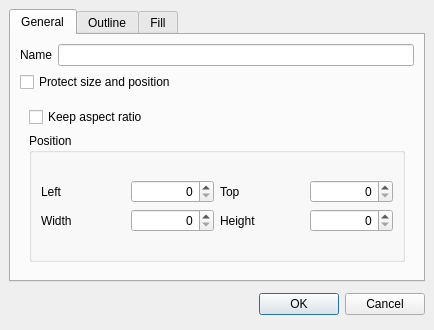
<ui version="4.0" >
 <author></author>
 <comment></comment>
 <exportmacro></exportmacro>
 <class>DlgProperty</class>
 <widget class="QDialog" name="DlgProperty" >
  <property name="geometry" >
   <rect>
    <x>0</x>
    <y>0</y>
    <width>434</width>
    <height>330</height>
   </rect>
  </property>
  <property name="sizePolicy" >
   <sizepolicy>
    <hsizetype>0</hsizetype>
    <vsizetype>0</vsizetype>
    <horstretch>0</horstretch>
    <verstretch>0</verstretch>
   </sizepolicy>
  </property>
  <property name="windowTitle" >
   <string>QShapes - Item's properties</string>
  </property>
  <widget class="QWidget" name="" >
   <property name="geometry" >
    <rect>
     <x>9</x>
     <y>288</y>
     <width>416</width>
     <height>33</height>
    </rect>
   </property>
   <layout class="QHBoxLayout" >
    <property name="margin" >
     <number>0</number>
    </property>
    <property name="spacing" >
     <number>6</number>
    </property>
    <item>
     <spacer>
      <property name="orientation" >
       <enum>Qt::Horizontal</enum>
      </property>
      <property name="sizeHint" >
       <size>
        <width>131</width>
        <height>31</height>
       </size>
      </property>
     </spacer>
    </item>
    <item>
     <widget class="QPushButton" name="okButton" >
      <property name="text" >
       <string>OK</string>
      </property>
     </widget>
    </item>
    <item>
     <widget class="QPushButton" name="cancelButton" >
      <property name="text" >
       <string>Cancel</string>
      </property>
     </widget>
    </item>
   </layout>
  </widget>
  <widget class="QTabWidget" name="tabWidget" >
   <property name="geometry" >
    <rect>
     <x>9</x>
     <y>9</y>
     <width>416</width>
     <height>273</height>
    </rect>
   </property>
   <widget class="QWidget" name="tabGeneral" >
    <attribute name="title" >
     <string>General</string>
    </attribute>
    <layout class="QGridLayout" >
     <property name="margin" >
      <number>9</number>
     </property>
     <property name="spacing" >
      <number>6</number>
     </property>
     <item row="2" column="0" >
      <widget class="QStackedWidget" name="stackedWidget" >
       <property name="currentIndex" >
        <number>0</number>
       </property>
       <widget class="QWidget" name="pageBox" >
        <layout class="QVBoxLayout" >
         <property name="margin" >
          <number>9</number>
         </property>
         <property name="spacing" >
          <number>6</number>
         </property>
         <item>
          <layout class="QVBoxLayout" >
           <property name="margin" >
            <number>0</number>
           </property>
           <property name="spacing" >
            <number>6</number>
           </property>
           <item>
            <widget class="QCheckBox" name="checkAspect" >
             <property name="text" >
              <string>Keep aspect ratio</string>
             </property>
            </widget>
           </item>
          </layout>
         </item>
         <item>
          <widget class="QGroupBox" name="groupPositionSize" >
           <property name="title" >
            <string>Position</string>
           </property>
           <layout class="QGridLayout" >
            <property name="margin" >
             <number>9</number>
            </property>
            <property name="spacing" >
             <number>6</number>
            </property>
            <item row="0" column="1" >
             <layout class="QVBoxLayout" >
              <property name="margin" >
               <number>0</number>
              </property>
              <property name="spacing" >
               <number>6</number>
              </property>
              <item>
               <layout class="QHBoxLayout" >
                <property name="margin" >
                 <number>0</number>
                </property>
                <property name="spacing" >
                 <number>6</number>
                </property>
                <item>
                 <widget class="QLabel" name="label_11" >
                  <property name="text" >
                   <string>Top</string>
                  </property>
                 </widget>
                </item>
                <item>
                 <widget class="QSpinBox" name="spinTop" >
                  <property name="alignment" >
                   <set>Qt::AlignRight</set>
                  </property>
                  <property name="maximum" >
                   <number>20000</number>
                  </property>
                 </widget>
                </item>
               </layout>
              </item>
              <item>
               <layout class="QHBoxLayout" >
                <property name="margin" >
                 <number>0</number>
                </property>
                <property name="spacing" >
                 <number>6</number>
                </property>
                <item>
                 <widget class="QLabel" name="label_13" >
                  <property name="text" >
                   <string>Height</string>
                  </property>
                 </widget>
                </item>
                <item>
                 <widget class="QSpinBox" name="spinHeight" >
                  <property name="alignment" >
                   <set>Qt::AlignRight</set>
                  </property>
                  <property name="maximum" >
                   <number>20000</number>
                  </property>
                 </widget>
                </item>
               </layout>
              </item>
             </layout>
            </item>
            <item row="0" column="0" >
             <layout class="QVBoxLayout" >
              <property name="margin" >
               <number>0</number>
              </property>
              <property name="spacing" >
               <number>6</number>
              </property>
              <item>
               <layout class="QHBoxLayout" >
                <property name="margin" >
                 <number>0</number>
                </property>
                <property name="spacing" >
                 <number>6</number>
                </property>
                <item>
                 <widget class="QLabel" name="label_10" >
                  <property name="text" >
                   <string>Left</string>
                  </property>
                 </widget>
                </item>
                <item>
                 <widget class="QSpinBox" name="spinLeft" >
                  <property name="alignment" >
                   <set>Qt::AlignRight</set>
                  </property>
                  <property name="maximum" >
                   <number>20000</number>
                  </property>
                 </widget>
                </item>
               </layout>
              </item>
              <item>
               <layout class="QHBoxLayout" >
                <property name="margin" >
                 <number>0</number>
                </property>
                <property name="spacing" >
                 <number>6</number>
                </property>
                <item>
                 <widget class="QLabel" name="label_12" >
                  <property name="text" >
                   <string>Width</string>
                  </property>
                 </widget>
                </item>
                <item>
                 <widget class="QSpinBox" name="spinWidth" >
                  <property name="alignment" >
                   <set>Qt::AlignRight</set>
                  </property>
                  <property name="maximum" >
                   <number>20000</number>
                  </property>
                 </widget>
                </item>
               </layout>
              </item>
             </layout>
            </item>
           </layout>
          </widget>
         </item>
        </layout>
       </widget>
       <widget class="QWidget" name="pageLine" >
        <layout class="QGridLayout" >
         <property name="margin" >
          <number>9</number>
         </property>
         <property name="spacing" >
          <number>6</number>
         </property>
         <item row="0" column="1" >
          <widget class="QGroupBox" name="groupBox_2" >
           <property name="title" >
            <string>Start Point</string>
           </property>
           <layout class="QVBoxLayout" >
            <property name="margin" >
             <number>9</number>
            </property>
            <property name="spacing" >
             <number>6</number>
            </property>
            <item>
             <layout class="QHBoxLayout" >
              <property name="margin" >
               <number>0</number>
              </property>
              <property name="spacing" >
               <number>6</number>
              </property>
              <item>
               <widget class="QLabel" name="label_4" >
                <property name="text" >
                 <string>X</string>
                </property>
               </widget>
              </item>
              <item>
               <widget class="QSpinBox" name="spinLineEndX" >
                <property name="layoutDirection" >
                 <enum>Qt::RightToLeft</enum>
                </property>
                <property name="maximum" >
                 <number>20000</number>
                </property>
               </widget>
              </item>
             </layout>
            </item>
            <item>
             <layout class="QHBoxLayout" >
              <property name="margin" >
               <number>0</number>
              </property>
              <property name="spacing" >
               <number>6</number>
              </property>
              <item>
               <widget class="QLabel" name="label_5" >
                <property name="text" >
                 <string>Y</string>
                </property>
               </widget>
              </item>
              <item>
               <widget class="QSpinBox" name="spinLineEndY" >
                <property name="layoutDirection" >
                 <enum>Qt::RightToLeft</enum>
                </property>
                <property name="maximum" >
                 <number>20000</number>
                </property>
               </widget>
              </item>
             </layout>
            </item>
           </layout>
          </widget>
         </item>
         <item row="0" column="0" >
          <widget class="QGroupBox" name="groupBox" >
           <property name="title" >
            <string>Start Point</string>
           </property>
           <layout class="QVBoxLayout" >
            <property name="margin" >
             <number>9</number>
            </property>
            <property name="spacing" >
             <number>6</number>
            </property>
            <item>
             <layout class="QHBoxLayout" >
              <property name="margin" >
               <number>0</number>
              </property>
              <property name="spacing" >
               <number>6</number>
              </property>
              <item>
               <widget class="QLabel" name="label_2" >
                <property name="text" >
                 <string>X</string>
                </property>
               </widget>
              </item>
              <item>
               <widget class="QSpinBox" name="spinLineStartX" >
                <property name="layoutDirection" >
                 <enum>Qt::RightToLeft</enum>
                </property>
                <property name="maximum" >
                 <number>20000</number>
                </property>
               </widget>
              </item>
             </layout>
            </item>
            <item>
             <layout class="QHBoxLayout" >
              <property name="margin" >
               <number>0</number>
              </property>
              <property name="spacing" >
               <number>6</number>
              </property>
              <item>
               <widget class="QLabel" name="label_3" >
                <property name="text" >
                 <string>Y</string>
                </property>
               </widget>
              </item>
              <item>
               <widget class="QSpinBox" name="spinLineStartY" >
                <property name="layoutDirection" >
                 <enum>Qt::RightToLeft</enum>
                </property>
                <property name="maximum" >
                 <number>20000</number>
                </property>
               </widget>
              </item>
             </layout>
            </item>
           </layout>
          </widget>
         </item>
        </layout>
       </widget>
      </widget>
     </item>
     <item row="1" column="0" >
      <widget class="QCheckBox" name="checkProtect" >
       <property name="text" >
        <string>Protect size and position</string>
       </property>
      </widget>
     </item>
     <item row="0" column="0" >
      <layout class="QHBoxLayout" >
       <property name="margin" >
        <number>0</number>
       </property>
       <property name="spacing" >
        <number>6</number>
       </property>
       <item>
        <widget class="QLabel" name="label" >
         <property name="text" >
          <string>Name</string>
         </property>
        </widget>
       </item>
       <item>
        <widget class="QLineEdit" name="editName" />
       </item>
      </layout>
     </item>
    </layout>
   </widget>
   <widget class="QWidget" name="tabOutline" >
    <attribute name="title" >
     <string>Outline</string>
    </attribute>
    <layout class="QGridLayout" >
     <property name="margin" >
      <number>9</number>
     </property>
     <property name="spacing" >
      <number>6</number>
     </property>
     <item row="3" column="0" >
      <widget class="QFrame" name="frameOutlinePreview" >
       <property name="sizePolicy" >
        <sizepolicy>
         <hsizetype>0</hsizetype>
         <vsizetype>0</vsizetype>
         <horstretch>0</horstretch>
         <verstretch>0</verstretch>
        </sizepolicy>
       </property>
       <property name="minimumSize" >
        <size>
         <width>360</width>
         <height>101</height>
        </size>
       </property>
       <property name="frameShape" >
        <enum>QFrame::StyledPanel</enum>
       </property>
       <property name="frameShadow" >
        <enum>QFrame::Sunken</enum>
       </property>
       <layout class="QVBoxLayout" >
        <property name="margin" >
         <number>9</number>
        </property>
        <property name="spacing" >
         <number>6</number>
        </property>
        <item>
         <widget class="QLabel" name="labelOutlinePreview" >
          <property name="text" >
           <string/>
          </property>
         </widget>
        </item>
       </layout>
      </widget>
     </item>
     <item row="2" column="0" >
      <layout class="QHBoxLayout" >
       <property name="margin" >
        <number>0</number>
       </property>
       <property name="spacing" >
        <number>6</number>
       </property>
       <item>
        <widget class="QLabel" name="label_8" >
         <property name="text" >
          <string>Width</string>
         </property>
        </widget>
       </item>
       <item>
        <spacer>
         <property name="orientation" >
          <enum>Qt::Horizontal</enum>
         </property>
         <property name="sizeHint" >
          <size>
           <width>91</width>
           <height>20</height>
          </size>
         </property>
        </spacer>
       </item>
       <item>
        <widget class="QSpinBox" name="spinOutlineWidth" >
         <property name="minimumSize" >
          <size>
           <width>151</width>
           <height>0</height>
          </size>
         </property>
         <property name="layoutDirection" >
          <enum>Qt::LeftToRight</enum>
         </property>
         <property name="alignment" >
          <set>Qt::AlignRight</set>
         </property>
         <property name="buttonSymbols" >
          <enum>QAbstractSpinBox::UpDownArrows</enum>
         </property>
        </widget>
       </item>
      </layout>
     </item>
     <item row="1" column="0" >
      <layout class="QHBoxLayout" >
       <property name="margin" >
        <number>0</number>
       </property>
       <property name="spacing" >
        <number>6</number>
       </property>
       <item>
        <widget class="QLabel" name="label_7" >
         <property name="text" >
          <string>Style</string>
         </property>
        </widget>
       </item>
       <item>
        <spacer>
         <property name="orientation" >
          <enum>Qt::Horizontal</enum>
         </property>
         <property name="sizeHint" >
          <size>
           <width>91</width>
           <height>20</height>
          </size>
         </property>
        </spacer>
       </item>
       <item>
        <widget class="QComboBox" name="comboOutlineStyle" >
         <property name="minimumSize" >
          <size>
           <width>151</width>
           <height>23</height>
          </size>
         </property>
         <property name="iconSize" >
          <size>
           <width>143</width>
           <height>16</height>
          </size>
         </property>
        </widget>
       </item>
      </layout>
     </item>
     <item row="0" column="0" >
      <layout class="QHBoxLayout" >
       <property name="margin" >
        <number>0</number>
       </property>
       <property name="spacing" >
        <number>6</number>
       </property>
       <item>
        <widget class="QLabel" name="label_6" >
         <property name="text" >
          <string>Color</string>
         </property>
        </widget>
       </item>
       <item>
        <spacer>
         <property name="orientation" >
          <enum>Qt::Horizontal</enum>
         </property>
         <property name="sizeHint" >
          <size>
           <width>81</width>
           <height>20</height>
          </size>
         </property>
        </spacer>
       </item>
       <item>
        <widget class="QToolButton" name="btnOutlineColor" >
         <property name="text" >
          <string/>
         </property>
         <property name="iconSize" >
          <size>
           <width>143</width>
           <height>16</height>
          </size>
         </property>
        </widget>
       </item>
      </layout>
     </item>
    </layout>
   </widget>
   <widget class="QWidget" name="tabFill" >
    <attribute name="title" >
     <string>Fill</string>
    </attribute>
    <layout class="QGridLayout" >
     <property name="margin" >
      <number>9</number>
     </property>
     <property name="spacing" >
      <number>6</number>
     </property>
     <item row="2" column="0" colspan="3" >
      <widget class="QFrame" name="frameFillPreview" >
       <property name="enabled" >
        <bool>true</bool>
       </property>
       <property name="sizePolicy" >
        <sizepolicy>
         <hsizetype>0</hsizetype>
         <vsizetype>0</vsizetype>
         <horstretch>0</horstretch>
         <verstretch>0</verstretch>
        </sizepolicy>
       </property>
       <property name="minimumSize" >
        <size>
         <width>360</width>
         <height>135</height>
        </size>
       </property>
       <property name="frameShape" >
        <enum>QFrame::StyledPanel</enum>
       </property>
       <property name="frameShadow" >
        <enum>QFrame::Sunken</enum>
       </property>
       <layout class="QHBoxLayout" >
        <property name="margin" >
         <number>9</number>
        </property>
        <property name="spacing" >
         <number>6</number>
        </property>
        <item>
         <widget class="QLabel" name="labelFillPreview" >
          <property name="enabled" >
           <bool>true</bool>
          </property>
          <property name="sizePolicy" >
           <sizepolicy>
            <hsizetype>0</hsizetype>
            <vsizetype>0</vsizetype>
            <horstretch>0</horstretch>
            <verstretch>0</verstretch>
           </sizepolicy>
          </property>
          <property name="text" >
           <string/>
          </property>
         </widget>
        </item>
       </layout>
      </widget>
     </item>
     <item row="1" column="1" >
      <spacer>
       <property name="orientation" >
        <enum>Qt::Horizontal</enum>
       </property>
       <property name="sizeHint" >
        <size>
         <width>91</width>
         <height>20</height>
        </size>
       </property>
      </spacer>
     </item>
     <item row="1" column="2" >
      <widget class="QToolButton" name="btnFillColor" >
       <property name="enabled" >
        <bool>false</bool>
       </property>
       <property name="minimumSize" >
        <size>
         <width>151</width>
         <height>0</height>
        </size>
       </property>
       <property name="text" >
        <string/>
       </property>
       <property name="iconSize" >
        <size>
         <width>143</width>
         <height>16</height>
        </size>
       </property>
      </widget>
     </item>
     <item row="1" column="0" >
      <widget class="QLabel" name="labelFillColor" >
       <property name="enabled" >
        <bool>false</bool>
       </property>
       <property name="text" >
        <string>Color</string>
       </property>
      </widget>
     </item>
     <item row="0" column="1" >
      <spacer>
       <property name="orientation" >
        <enum>Qt::Horizontal</enum>
       </property>
       <property name="sizeHint" >
        <size>
         <width>91</width>
         <height>20</height>
        </size>
       </property>
      </spacer>
     </item>
     <item row="0" column="2" >
      <widget class="QComboBox" name="comboFillType" >
       <property name="minimumSize" >
        <size>
         <width>151</width>
         <height>0</height>
        </size>
       </property>
       <item>
        <property name="text" >
         <string>Transparent</string>
        </property>
       </item>
       <item>
        <property name="text" >
         <string>Single Color</string>
        </property>
       </item>
      </widget>
     </item>
     <item row="0" column="0" >
      <widget class="QLabel" name="label_9" >
       <property name="text" >
        <string>Type</string>
       </property>
      </widget>
     </item>
    </layout>
   </widget>
  </widget>
 </widget>
 <pixmapfunction></pixmapfunction>
 <resources/>
 <connections>
  <connection>
   <sender>okButton</sender>
   <signal>clicked()</signal>
   <receiver>DlgProperty</receiver>
   <slot>accept()</slot>
   <hints>
    <hint type="sourcelabel" >
     <x>296</x>
     <y>263</y>
    </hint>
    <hint type="destinationlabel" >
     <x>96</x>
     <y>254</y>
    </hint>
   </hints>
  </connection>
  <connection>
   <sender>cancelButton</sender>
   <signal>clicked()</signal>
   <receiver>DlgProperty</receiver>
   <slot>reject()</slot>
   <hints>
    <hint type="sourcelabel" >
     <x>389</x>
     <y>263</y>
    </hint>
    <hint type="destinationlabel" >
     <x>179</x>
     <y>282</y>
    </hint>
   </hints>
  </connection>
 </connections>
</ui>
